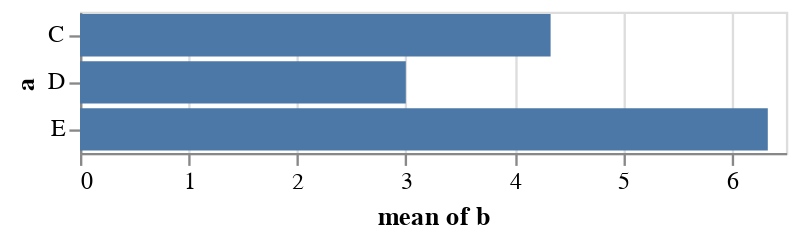

Specify this chart in Vega-Lite:
### Vega-Lite specification from a JSON file in a GitHub repository (floating-point values rounded to 4 significant figures)
{"$schema": "https://vega.github.io/schema/vega-lite/v4.json", "data": {"values": [{"a": "C", "b": 2}, {"a": "C", "b": 7}, {"a": "C", "b": 4}, {"a": "D", "b": 1}, {"a": "D", "b": 2}, {"a": "D", "b": 6}, {"a": "E", "b": 8}, {"a": "E", "b": 4}, {"a": "E", "b": 7}]}, "mark": "bar", "encoding": {"y": {"field": "a", "type": "nominal"}, "x": {"aggregate": "average", "field": "b", "type": "quantitative", "title": "mean of b"}}, "config": {}}
